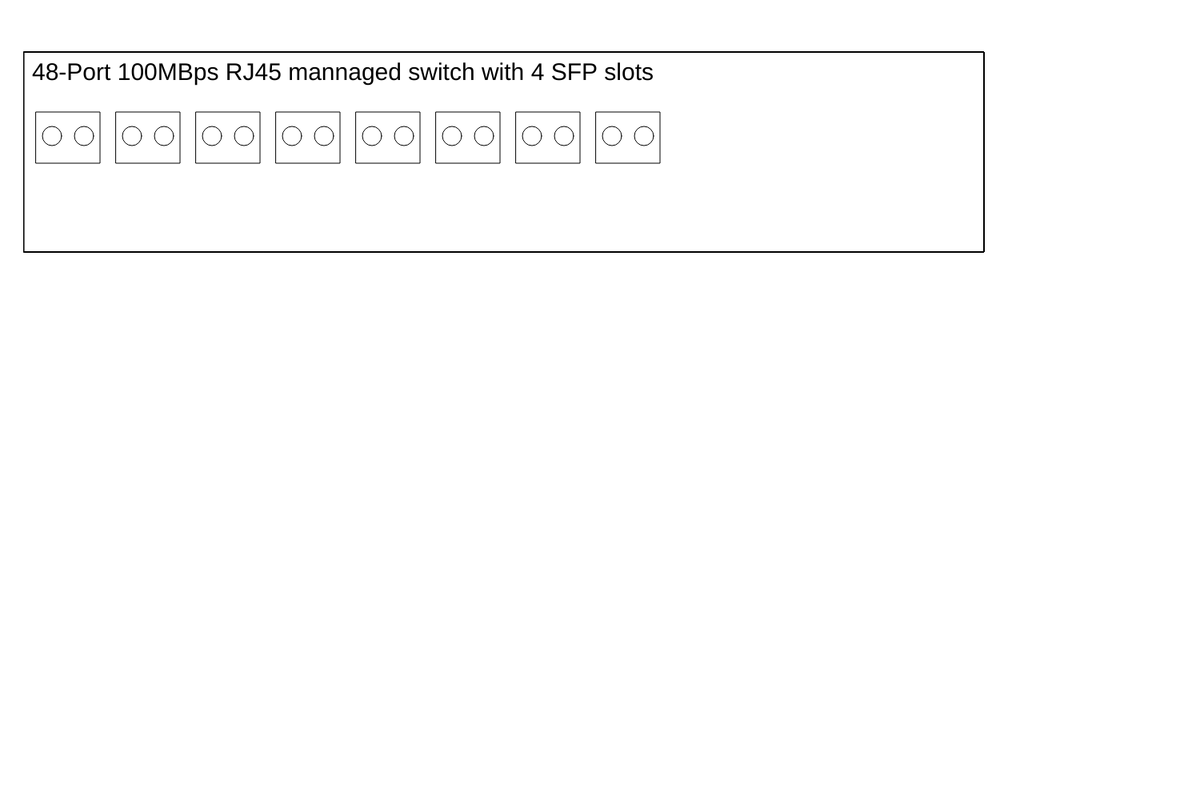
Frame 1 (no input)
Frame 60 (no input): identical to frame 1, image omitted
Frame 120 (the mouse pressed at the canvas centre since frame 60): identical to frame 1, image omitted

The p5.js sketch that drew this single still picture (run headless with seeded random() and noise() and a simulated clock; from frame 60 on, the mouse is pressed at the canvas centre):

// p5.js sketch
// ── sketch.js
var rows = 1
var x= 500;
var y = 500;
var Width = 8;
var counteridf=1;
var counterroom=1;
var subcount = 1;
var bool = false;

function setup() {
  createCanvas(1500,1000);
   
   for( i = 0 ; i<rows;i++){
    for(w=0; w<Width ;w++){
      
      if(bool===true){
      rect(w*55+30,i*80+110,50,25)
      
  rect(45+w*55,140+80*i,20,16)
  rect(45+w*55,160+80*i,20,16)
  rect(48+w*55,142+80*i,14,12);
  fill(0);
  rect(53+w*55,153+80*i,4,2)

  textSize(10);
  text('E1MC'+counterroom+subcount, w*55+32,i*80+125);
    text(counteridf, w*55+47,i*80+172);
  noFill();
  
  counteridf++;
    subcount++;
    if(subcount>=9){
      counterroom++
      subcount=1
     }
    
  }else{
    
    rect (30,65,1200,250)
    textSize(30);
    text("48-Port 100MBps RJ45 mannaged switch with 4 SFP slots",40,100)
    rect(45+w*100,140+40*i,80,64)
  //rect(48+w*50,142+40*i,14,12);
  //fill(0);
  //rect(53+w*50,153+40*i,4,2)
  ellipse(65+w*100,170+40*i,24,24)
  ellipse(105+w*100,170+40*i,24,24)
  noFill();
    
  }
    }
}
   
}
function draw() {
  
  
}
function ethernet(xpos,ypos){
  var x = xpos;
  var y = ypos;
  rect(x,y,10,15)
  rect(x+2,y+2,8,13);
}
